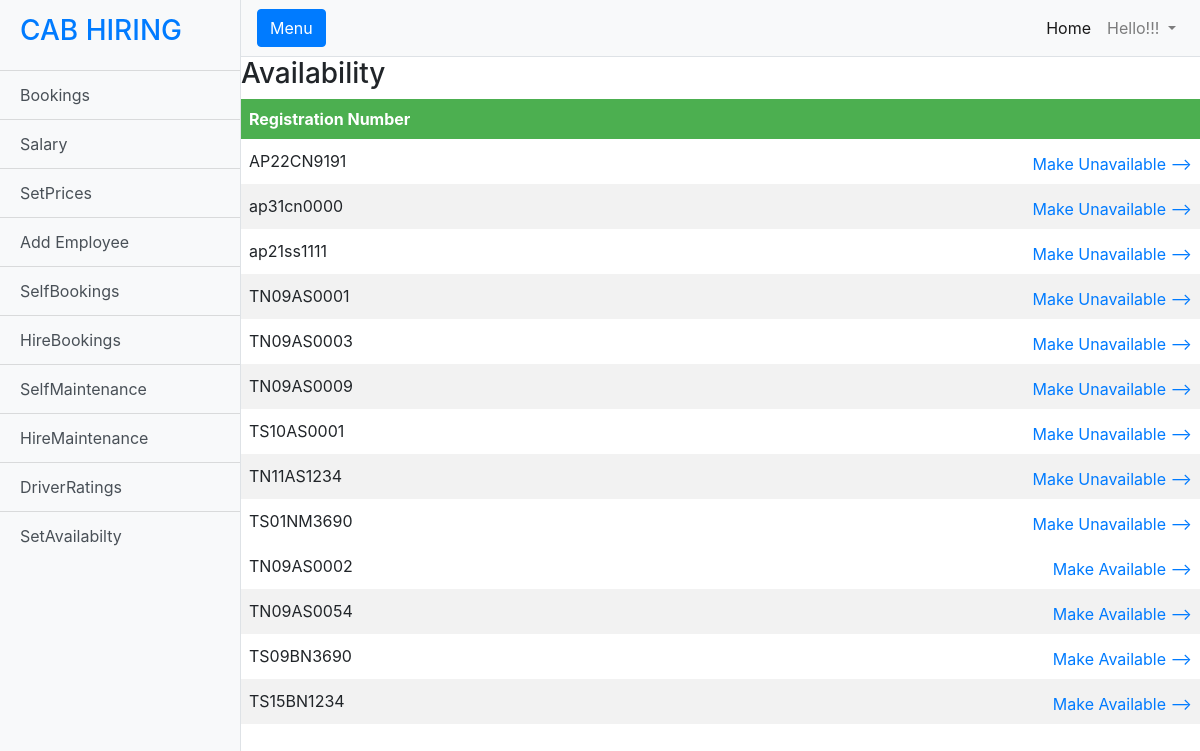
Screenshot of /supervisor/checkavailability/ (signed in) with the database file from the repository.
### hiring/models.py (models this page shows)
class HiredCar(models.Model):
    HcarRegistration=models.CharField(max_length=10,primary_key=True,default='AP37CJ2900')
    CarCompany=models.CharField(max_length=30,default="maruti")
    CarName=models.CharField(max_length=30)
    CarCapacity=models.IntegerField();
    Cartype=models.CharField(max_length=10)
    CarDescription=models.CharField(max_length=300,default='')
    image=models.URLField(max_length=500, blank=True, default='')
    status=models.IntegerField(default=0)
    Costperkilometer=models.IntegerField(default=0)
    availability=models.CharField(default="yes",max_length=4)

### supervisor/views.py (the view)
# urls.py: path('checkavailability/',views.checkavailability,name='checkavailability'),
@login_required
def checkavailability(request):
    a=HiredCar.objects.filter(availability="yes")
    b=HiredCar.objects.filter(availability="no")
    return render(request,'checkavailability.html',{'a':a,'b':b})

### templates/checkavailability.html (shortened to what this page needs)
{% include 'adminbase.html' %}
<h3>Availability</h3>
</head>
<body>
<table>
  <tr>
    <th>Registration Number</th>
    <th></th>
  </tr>
</table>
 <table>
  {% for i in a %}
  <tr>
    <td>{{i.HcarRegistration}}</td>
     <td><a href="{% url 'setavailability' i.HcarRegistration%}" style="float: right;margin-top: 5px;">Make Unavailable --></a></td>
  </tr>
  {% endfor %}
  {% for i in b %}
  <tr>
    <td>{{i.HcarRegistration}}</td>
  <td><a href="{% url 'setavailability' i.HcarRegistration%}" style="float: right;margin-top: 5px;">Make Available  --></a></td>
  </tr>
  {% endfor %}
</table>
{% include 'footer.html' %}

### templates/adminbase.html (style rules this page uses)
body { overflow-x: hidden; }

### templates/checkavailability.html (style rules this page uses)
table { border-collapse: collapse; width: 100%; }
th, td { text-align: left; padding: 8px; }
tr:nth-child(even) { background-color: #f2f2f2 }
th { background-color: #4CAF50; color: white; }

### rows the page displays
HiredCar: HcarRegistration "AP22CN9191"
HiredCar: HcarRegistration "ap31cn0000"
HiredCar: HcarRegistration "ap21ss1111"
HiredCar: HcarRegistration "TN09AS0001"
HiredCar: HcarRegistration "TN09AS0003"
HiredCar: HcarRegistration "TN09AS0009"
HiredCar: HcarRegistration "TS10AS0001"
HiredCar: HcarRegistration "TN11AS1234"
HiredCar: HcarRegistration "TS01NM3690"
HiredCar: HcarRegistration "TN09AS0002"
HiredCar: HcarRegistration "TN09AS0054"
HiredCar: HcarRegistration "TS09BN3690"
HiredCar: HcarRegistration "TS15BN1234"
